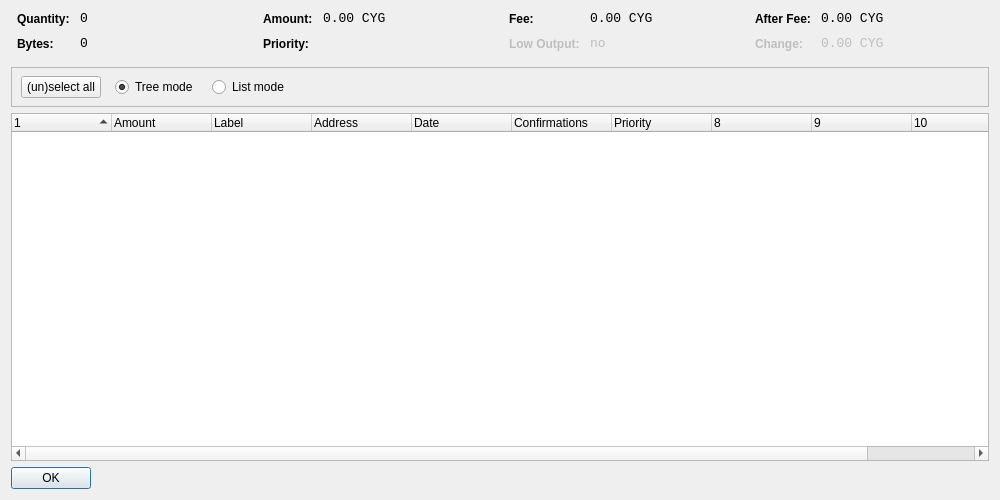
<?xml version="1.0" encoding="UTF-8"?>
<ui version="4.0">
 <class>CoinControlDialog</class>
 <widget class="QDialog" name="CoinControlDialog">
  <property name="geometry">
   <rect>
    <x>0</x>
    <y>0</y>
    <width>1000</width>
    <height>500</height>
   </rect>
  </property>
  <property name="windowTitle">
   <string>Coin Control</string>
  </property>
  <layout class="QVBoxLayout" name="verticalLayout">
   <item>
    <layout class="QHBoxLayout" name="horizontalLayoutTop" stretch="0,0,0,0">
     <property name="topMargin">
      <number>0</number>
     </property>
     <property name="bottomMargin">
      <number>10</number>
     </property>
     <item>
      <layout class="QFormLayout" name="formLayoutCoinControl1">
       <property name="horizontalSpacing">
        <number>10</number>
       </property>
       <property name="verticalSpacing">
        <number>10</number>
       </property>
       <property name="leftMargin">
        <number>6</number>
       </property>
       <property name="rightMargin">
        <number>6</number>
       </property>
       <item row="0" column="0">
        <widget class="QLabel" name="labelCoinControlQuantityText">
         <property name="styleSheet">
          <string notr="true">font-weight:bold;</string>
         </property>
         <property name="text">
          <string>Quantity:</string>
         </property>
        </widget>
       </item>
       <item row="0" column="1">
        <widget class="QLabel" name="labelCoinControlQuantity">
         <property name="font">
          <font>
           <family>Monospace</family>
           <pointsize>10</pointsize>
          </font>
         </property>
         <property name="cursor">
          <cursorShape>IBeamCursor</cursorShape>
         </property>
         <property name="contextMenuPolicy">
          <enum>Qt::ActionsContextMenu</enum>
         </property>
         <property name="text">
          <string notr="true">0</string>
         </property>
         <property name="textInteractionFlags">
          <set>Qt::LinksAccessibleByMouse|Qt::TextSelectableByKeyboard|Qt::TextSelectableByMouse</set>
         </property>
        </widget>
       </item>
       <item row="1" column="0">
        <widget class="QLabel" name="labelCoinControlBytesText">
         <property name="styleSheet">
          <string notr="true">font-weight:bold;</string>
         </property>
         <property name="text">
          <string>Bytes:</string>
         </property>
        </widget>
       </item>
       <item row="1" column="1">
        <widget class="QLabel" name="labelCoinControlBytes">
         <property name="font">
          <font>
           <family>Monospace</family>
           <pointsize>10</pointsize>
          </font>
         </property>
         <property name="cursor">
          <cursorShape>IBeamCursor</cursorShape>
         </property>
         <property name="contextMenuPolicy">
          <enum>Qt::ActionsContextMenu</enum>
         </property>
         <property name="text">
          <string notr="true">0</string>
         </property>
         <property name="textInteractionFlags">
          <set>Qt::LinksAccessibleByMouse|Qt::TextSelectableByKeyboard|Qt::TextSelectableByMouse</set>
         </property>
        </widget>
       </item>
      </layout>
     </item>
     <item>
      <layout class="QFormLayout" name="formLayoutCoinControl2">
       <property name="horizontalSpacing">
        <number>10</number>
       </property>
       <property name="verticalSpacing">
        <number>10</number>
       </property>
       <property name="leftMargin">
        <number>6</number>
       </property>
       <property name="rightMargin">
        <number>6</number>
       </property>
       <item row="0" column="0">
        <widget class="QLabel" name="labelCoinControlAmountText">
         <property name="styleSheet">
          <string notr="true">font-weight:bold;</string>
         </property>
         <property name="text">
          <string>Amount:</string>
         </property>
        </widget>
       </item>
       <item row="0" column="1">
        <widget class="QLabel" name="labelCoinControlAmount">
         <property name="font">
          <font>
           <family>Monospace</family>
           <pointsize>10</pointsize>
          </font>
         </property>
         <property name="cursor">
          <cursorShape>IBeamCursor</cursorShape>
         </property>
         <property name="contextMenuPolicy">
          <enum>Qt::ActionsContextMenu</enum>
         </property>
         <property name="text">
          <string notr="true">0.00 CYG</string>
         </property>
         <property name="textInteractionFlags">
          <set>Qt::LinksAccessibleByMouse|Qt::TextSelectableByKeyboard|Qt::TextSelectableByMouse</set>
         </property>
        </widget>
       </item>
       <item row="1" column="0">
        <widget class="QLabel" name="labelCoinControlPriorityText">
         <property name="styleSheet">
          <string notr="true">font-weight:bold;</string>
         </property>
         <property name="text">
          <string>Priority:</string>
         </property>
        </widget>
       </item>
       <item row="1" column="1">
        <widget class="QLabel" name="labelCoinControlPriority">
         <property name="font">
          <font>
           <family>Monospace</family>
           <pointsize>10</pointsize>
          </font>
         </property>
         <property name="cursor">
          <cursorShape>IBeamCursor</cursorShape>
         </property>
         <property name="contextMenuPolicy">
          <enum>Qt::ActionsContextMenu</enum>
         </property>
         <property name="text">
          <string/>
         </property>
         <property name="textInteractionFlags">
          <set>Qt::LinksAccessibleByMouse|Qt::TextSelectableByKeyboard|Qt::TextSelectableByMouse</set>
         </property>
        </widget>
       </item>
      </layout>
     </item>
     <item>
      <layout class="QFormLayout" name="formLayoutCoinControl3">
       <property name="horizontalSpacing">
        <number>10</number>
       </property>
       <property name="verticalSpacing">
        <number>10</number>
       </property>
       <property name="leftMargin">
        <number>6</number>
       </property>
       <property name="rightMargin">
        <number>6</number>
       </property>
       <item row="0" column="0">
        <widget class="QLabel" name="labelCoinControlFeeText">
         <property name="styleSheet">
          <string notr="true">font-weight:bold;</string>
         </property>
         <property name="text">
          <string>Fee:</string>
         </property>
        </widget>
       </item>
       <item row="0" column="1">
        <widget class="QLabel" name="labelCoinControlFee">
         <property name="font">
          <font>
           <family>Monospace</family>
           <pointsize>10</pointsize>
          </font>
         </property>
         <property name="cursor">
          <cursorShape>IBeamCursor</cursorShape>
         </property>
         <property name="contextMenuPolicy">
          <enum>Qt::ActionsContextMenu</enum>
         </property>
         <property name="text">
          <string notr="true">0.00 CYG</string>
         </property>
         <property name="textInteractionFlags">
          <set>Qt::LinksAccessibleByMouse|Qt::TextSelectableByKeyboard|Qt::TextSelectableByMouse</set>
         </property>
        </widget>
       </item>
       <item row="1" column="0">
        <widget class="QLabel" name="labelCoinControlLowOutputText">
         <property name="enabled">
          <bool>false</bool>
         </property>
         <property name="styleSheet">
          <string notr="true">font-weight:bold;</string>
         </property>
         <property name="text">
          <string>Low Output:</string>
         </property>
        </widget>
       </item>
       <item row="1" column="1">
        <widget class="QLabel" name="labelCoinControlLowOutput">
         <property name="enabled">
          <bool>false</bool>
         </property>
         <property name="font">
          <font>
           <family>Monospace</family>
           <pointsize>10</pointsize>
          </font>
         </property>
         <property name="cursor">
          <cursorShape>IBeamCursor</cursorShape>
         </property>
         <property name="contextMenuPolicy">
          <enum>Qt::ActionsContextMenu</enum>
         </property>
         <property name="text">
          <string notr="true">no</string>
         </property>
         <property name="textInteractionFlags">
          <set>Qt::LinksAccessibleByMouse|Qt::TextSelectableByKeyboard|Qt::TextSelectableByMouse</set>
         </property>
        </widget>
       </item>
      </layout>
     </item>
     <item>
      <layout class="QFormLayout" name="formLayoutCoinControl4">
       <property name="horizontalSpacing">
        <number>10</number>
       </property>
       <property name="verticalSpacing">
        <number>10</number>
       </property>
       <property name="leftMargin">
        <number>6</number>
       </property>
       <property name="rightMargin">
        <number>6</number>
       </property>
       <item row="0" column="0">
        <widget class="QLabel" name="labelCoinControlAfterFeeText">
         <property name="styleSheet">
          <string notr="true">font-weight:bold;</string>
         </property>
         <property name="text">
          <string>After Fee:</string>
         </property>
        </widget>
       </item>
       <item row="0" column="1">
        <widget class="QLabel" name="labelCoinControlAfterFee">
         <property name="font">
          <font>
           <family>Monospace</family>
           <pointsize>10</pointsize>
          </font>
         </property>
         <property name="cursor">
          <cursorShape>IBeamCursor</cursorShape>
         </property>
         <property name="contextMenuPolicy">
          <enum>Qt::ActionsContextMenu</enum>
         </property>
         <property name="text">
          <string notr="true">0.00 CYG</string>
         </property>
         <property name="textInteractionFlags">
          <set>Qt::LinksAccessibleByMouse|Qt::TextSelectableByKeyboard|Qt::TextSelectableByMouse</set>
         </property>
        </widget>
       </item>
       <item row="1" column="0">
        <widget class="QLabel" name="labelCoinControlChangeText">
         <property name="enabled">
          <bool>false</bool>
         </property>
         <property name="styleSheet">
          <string notr="true">font-weight:bold;</string>
         </property>
         <property name="text">
          <string>Change:</string>
         </property>
        </widget>
       </item>
       <item row="1" column="1">
        <widget class="QLabel" name="labelCoinControlChange">
         <property name="enabled">
          <bool>false</bool>
         </property>
         <property name="font">
          <font>
           <family>Monospace</family>
           <pointsize>10</pointsize>
          </font>
         </property>
         <property name="cursor">
          <cursorShape>IBeamCursor</cursorShape>
         </property>
         <property name="contextMenuPolicy">
          <enum>Qt::ActionsContextMenu</enum>
         </property>
         <property name="text">
          <string notr="true">0.00 CYG</string>
         </property>
         <property name="textInteractionFlags">
          <set>Qt::LinksAccessibleByMouse|Qt::TextSelectableByKeyboard|Qt::TextSelectableByMouse</set>
         </property>
        </widget>
       </item>
      </layout>
     </item>
    </layout>
   </item>
   <item>
    <widget class="QFrame" name="frame">
     <property name="minimumSize">
      <size>
       <width>0</width>
       <height>40</height>
      </size>
     </property>
     <property name="frameShape">
      <enum>QFrame::StyledPanel</enum>
     </property>
     <property name="frameShadow">
      <enum>QFrame::Sunken</enum>
     </property>
     <widget class="QWidget" name="horizontalLayoutWidget">
      <property name="geometry">
       <rect>
        <x>10</x>
        <y>0</y>
        <width>781</width>
        <height>41</height>
       </rect>
      </property>
      <layout class="QHBoxLayout" name="horizontalLayoutPanel" stretch="0,0,0,0">
       <property name="spacing">
        <number>14</number>
       </property>
       <item>
        <widget class="QPushButton" name="pushButtonSelectAll">
         <property name="sizePolicy">
          <sizepolicy hsizetype="Maximum" vsizetype="Fixed">
           <horstretch>0</horstretch>
           <verstretch>0</verstretch>
          </sizepolicy>
         </property>
         <property name="text">
          <string>(un)select all</string>
         </property>
        </widget>
       </item>
       <item>
        <widget class="QRadioButton" name="radioTreeMode">
         <property name="sizePolicy">
          <sizepolicy hsizetype="Maximum" vsizetype="Fixed">
           <horstretch>0</horstretch>
           <verstretch>0</verstretch>
          </sizepolicy>
         </property>
         <property name="text">
          <string>Tree mode</string>
         </property>
         <property name="checked">
          <bool>true</bool>
         </property>
        </widget>
       </item>
       <item>
        <widget class="QRadioButton" name="radioListMode">
         <property name="sizePolicy">
          <sizepolicy hsizetype="Maximum" vsizetype="Fixed">
           <horstretch>0</horstretch>
           <verstretch>0</verstretch>
          </sizepolicy>
         </property>
         <property name="text">
          <string>List mode</string>
         </property>
        </widget>
       </item>
       <item>
        <spacer name="horizontalSpacer">
         <property name="orientation">
          <enum>Qt::Horizontal</enum>
         </property>
         <property name="sizeHint" stdset="0">
          <size>
           <width>40</width>
           <height>20</height>
          </size>
         </property>
        </spacer>
       </item>
      </layout>
     </widget>
    </widget>
   </item>
   <item>
    <widget class="CoinControlTreeWidget" name="treeWidget">
     <property name="contextMenuPolicy">
      <enum>Qt::CustomContextMenu</enum>
     </property>
     <property name="sortingEnabled">
      <bool>false</bool>
     </property>
     <property name="columnCount">
      <number>11</number>
     </property>
     <attribute name="headerShowSortIndicator" stdset="0">
      <bool>true</bool>
     </attribute>
     <attribute name="headerStretchLastSection">
      <bool>false</bool>
     </attribute>
     <column>
      <property name="text">
       <string/>
      </property>
     </column>
     <column>
      <property name="text">
       <string>Amount</string>
      </property>
     </column>
     <column>
      <property name="text">
       <string>Label</string>
      </property>
     </column>
     <column>
      <property name="text">
       <string>Address</string>
      </property>
     </column>
     <column>
      <property name="text">
       <string>Date</string>
      </property>
     </column>
     <column>
      <property name="text">
       <string>Confirmations</string>
      </property>
      <property name="toolTip">
       <string>Confirmed</string>
      </property>
     </column>
     <column>
      <property name="text">
       <string>Priority</string>
      </property>
     </column>
     <column>
      <property name="text">
       <string/>
      </property>
     </column>
     <column>
      <property name="text">
       <string/>
      </property>
     </column>
     <column>
      <property name="text">
       <string/>
      </property>
     </column>
     <column>
      <property name="text">
       <string/>
      </property>
     </column>
    </widget>
   </item>
   <item>
    <widget class="QDialogButtonBox" name="buttonBox">
     <property name="sizePolicy">
      <sizepolicy hsizetype="Maximum" vsizetype="Fixed">
       <horstretch>0</horstretch>
       <verstretch>0</verstretch>
      </sizepolicy>
     </property>
     <property name="orientation">
      <enum>Qt::Horizontal</enum>
     </property>
     <property name="standardButtons">
      <set>QDialogButtonBox::Ok</set>
     </property>
    </widget>
   </item>
  </layout>
 </widget>
 <customwidgets>
  <customwidget>
   <class>CoinControlTreeWidget</class>
   <extends>QTreeWidget</extends>
   <header>coincontroltreewidget.h</header>
  </customwidget>
 </customwidgets>
 <resources/>
 <connections/>
</ui>
